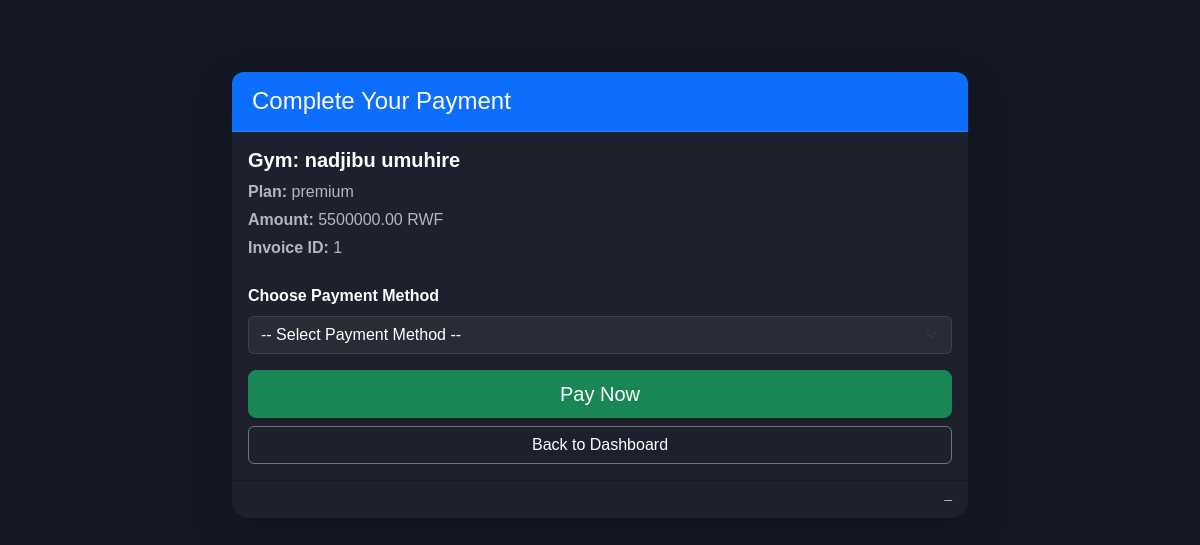
The app's page /core/gym/payment/3/ (signed in) with its own data.
### core/models.py (models this page shows, shortened)
class Gym(models.Model):
    owner = models.ForeignKey(User, on_delete=models.CASCADE, related_name='gyms')
    name = models.CharField(max_length=100)
    address = models.TextField()
    phone = models.CharField(max_length=15)
    email = models.EmailField()
    system_plan = models.ForeignKey(SystemPlan, on_delete=models.SET_NULL, null=True)
    registration_date = models.DateField(auto_now_add=True)
    expiry_date = models.DateField()
    is_active = models.BooleanField(default=False)
    is_approved = models.BooleanField(default=False)

class SystemPlan(models.Model):
    PLAN_TYPES = (
        ('basic', 'Basic'),
        ('pro', 'Pro'),
        ('elite', 'Elite'),
    )
    name = models.CharField(max_length=100)
    plan_type = models.CharField(max_length=20, choices=PLAN_TYPES, unique=True)
    price = models.DecimalField(max_digits=10, decimal_places=2)
    duration_days = models.PositiveIntegerField()
    gym_limit = models.PositiveIntegerField()
    member_limit = models.PositiveIntegerField()
    description = models.TextField(blank=True)

class Invoice(models.Model):
    gym = models.ForeignKey(Gym, on_delete=models.CASCADE, related_name='invoices')
    amount = models.DecimalField(max_digits=10, decimal_places=2)
    payment_method = models.ForeignKey(PaymentMethod, on_delete=models.PROTECT)
    date = models.DateTimeField(auto_now_add=True)
    is_paid = models.BooleanField(default=False)
    description = models.TextField(blank=True)
    transaction_id = models.CharField(max_length=100, blank=True)  # For digital payments

### core/views.py (the view, shortened to what this page needs)
# urls.py: path('gym/payment/<int:gym_id>/', views.gym_payment, name='gym_payment'),
@login_required
def gym_payment(request, gym_id):
    gym = get_object_or_404(Gym, id=gym_id, owner=request.user)
    invoice = gym.invoices.first()
    payment_methods = PaymentMethod.objects.filter(is_active=True)
    context = {
        'gym': gym,
        'invoice': invoice,
        'payment_methods': payment_methods
    }
    return render(request, 'gym/payment.html', context)

### templates/gym/payment.html (shortened to what this page needs)
{% extends 'base.html' %}
{% load static %}
{% block content %}
<div class="container py-5">
    <div class="row justify-content-center">
        <div class="col-md-8">
            <div class="card shadow-lg border-0 rounded-4">
                <div class="card-header bg-primary text-white rounded-top-4">
                    <h4 class="mb-0"> Complete Your Payment</h4>
                </div>
                <div class="card-body">
                    <div class="mb-4">
                        <h5 class="fw-semibold">Gym: {{ gym.name }}</h5>
                        <p class="mb-1 text-muted"><strong>Plan:</strong> {{ gym.system_plan.name }}</p>
                        <p class="mb-1 text-muted"><strong>Amount:</strong> {{ invoice.amount }} RWF</p>
                        <p class="mb-0 text-muted"><strong>Invoice ID:</strong> {{ invoice.id }}</p>
                    </div>
                    <form method="POST" class="mt-3">
                        <div class="mb-3">
                            <label for="payment_method" class="form-label fw-semibold">Choose Payment Method</label>
                               <select name="payment_method" id="payment_method" class="form-select" required>
  <option value="" disabled selected>-- Select Payment Method --</option>
</select>
                        </div>
                        <div class="d-grid gap-2">
                            <button type="submit" class="btn btn-success btn-lg shadow-sm">
                                 Pay Now
                            </button>
                            <a href="{% url 'gym_dashboard' %}" class="btn btn-outline-secondary">
                                 Back to Dashboard
                            </a>
                        </div>
                    </form>
                </div>
                <div class="card-footer text-muted text-end small">
                    {{ gym.subscription_start|date:"M d, Y" }} – {{ gym.subscription_end|date:"M d, Y" }}
                </div>
            </div>
        </div>
    </div>
</div>
{% endblock %}

### static/css/styles.css (style rules this page uses)
:root { --bg-main: #141824; --bg-card: #1E212D; --primary: #FF6A00; --accent: #F9A826; --success: #28C76F; --error: #EA5455; --text: #EAEAEA; --text-secondary: #B4B7BD; --text-contrast: #FFFFFF; }
body { background-color: var(--bg-main); color: var(--text-contrast); font-family: 'Poppins', sans-serif; min-height: 100vh; }
h1, h2, h3, h4, h5, h6, p, label, th, td, .form-control, .form-label, .btn, .card-title, .card-text, .list-group-item, .nav-link { color: var(--text-contrast) !important; }
.text-muted { color: var(--text-secondary) !important; }
.card { background-color: var(--bg-card); border-radius: 12px; border: none; box-shadow: 0 4px 20px rgba(0, 0, 0, 0.1); margin-bottom: 20px; transition: transform 0.3s, box-shadow 0.3s; }
.card-header { background-color: rgba(255, 255, 255, 0.05); border-bottom: 1px solid rgba(255, 255, 255, 0.1); padding: 15px 20px; border-radius: 12px 12px 0 0 !important; }
.form-control, .form-select { background-color: rgba(255, 255, 255, 0.05); border: 1px solid rgba(255, 255, 255, 0.1); color: var(--text-contrast) !important; }

### records on screen
Gym: name "nadjibu umuhire", system_plan.name "premium"
Invoice: amount "5500000.00", id "1"
